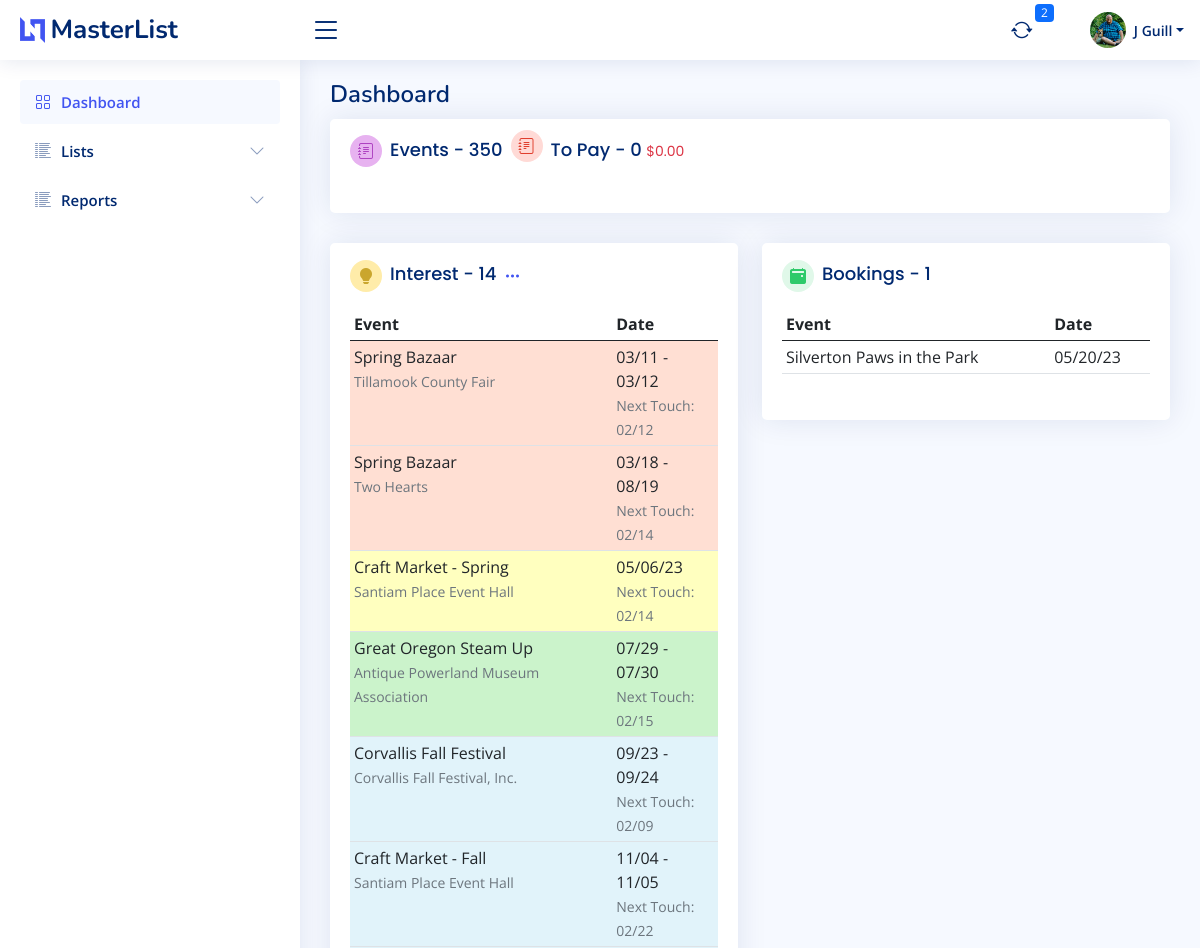
The page /home (signed in, upper part) on the database as committed earlier.
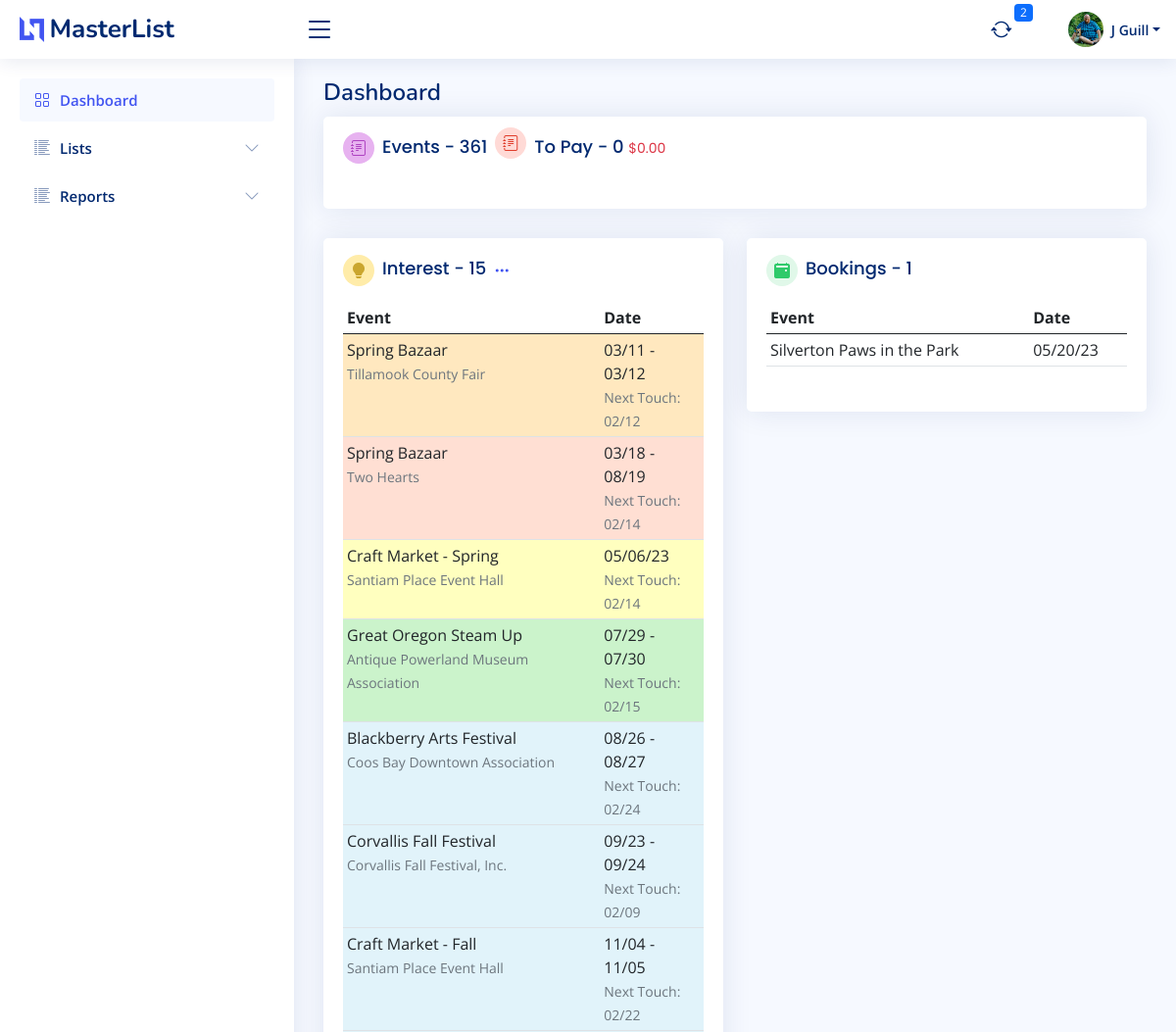
The same page on the database as committed later.
### bazaar/models.py (models this page shows)
class Booking(db.Model):
    id = db.Column(db.Integer, primary_key=True)
    kd_appopen_new = db.Column(db.Date)
    kd_appopen_return = db.Column(db.Date)
    kd_appdeadline_new = db.Column(db.Date)
    kd_appdeadline_return = db.Column(db.Date)
    cl_appsubmission = db.Column(db.Boolean, default=False)
    cl_interested = db.Column(db.Boolean, default=True)
    cl_appapproved = db.Column(db.Boolean, default=False)
    cl_feepaid = db.Column(db.Boolean, default=False)
    cl_electrequest = db.Column(db.Boolean, default=False)
    cl_sendproductpic = db.Column(db.Boolean, default=False)
    cl_sendlogo = db.Column(db.Boolean, default=False)
    cl_sendbio = db.Column(db.Boolean, default=False)
    info_wifipassword = db.Column(db.String(100))
    info_datestart = db.Column(db.Date)
    info_dateend = db.Column(db.Date)
    info_timestart = db.Column(db.Time)
    info_timeend = db.Column(db.Time)
    info_loadindatetime = db.Column(db.DateTime)
    info_loadoutdatetime = db.Column(db.DateTime)
    info_boothfee = db.Column(db.Float, default=0.0)
    info_whatfeeincludes = db.Column(db.Text)
    info_boothlocation = db.Column(db.String(100))
    cl_wifiavailable = db.Column(db.Boolean, default=False)
    cl_foodavailable = db.Column(db.Boolean, default=False)
    info_foodpurchase = db.Column(db.String(100))
    days_remaining = db.Column(db.Integer)
    next_touch = db.Column(db.Date)
    active = db.Column(db.Boolean, default=True)
    date_created = db.Column(db.DateTime(timezone=True), server_default=func.now())
    date_updated = db.Column(db.DateTime(timezone=True), onupdate=func.now())
    eventid = db.Column(db.Integer, db.ForeignKey('master_list.id'))
    notes = db.relationship("Notes", backref=backref("booking_notes", uselist=False))
    event = db.relationship("MasterList", backref=backref("booking_event", uselist=False))

class MasterList(db.Model):
    id = db.Column(db.Integer, primary_key=True)
    event_name = db.Column(db.String(150))
    january = db.Column(db.Boolean, default=False)
    february = db.Column(db.Boolean, default=False)
    march = db.Column(db.Boolean, default=False)
    april = db.Column(db.Boolean, default=False)
    may = db.Column(db.Boolean, default=False)
    june = db.Column(db.Boolean, default=False)
    july = db.Column(db.Boolean, default=False)
    august = db.Column(db.Boolean, default=False)
    september = db.Column(db.Boolean, default=False)
    october = db.Column(db.Boolean, default=False)
    november = db.Column(db.Boolean, default=False)
    december = db.Column(db.Boolean, default=False)
    first = db.Column(db.Boolean, default=True)
    second = db.Column(db.Boolean, default=True)
    third = db.Column(db.Boolean, default=True)
    fourth = db.Column(db.Boolean, default=True)
    last = db.Column(db.Boolean, default=True)
    friday = db.Column(db.Boolean, default=False)
    saturday = db.Column(db.Boolean, default=False)
    sunday = db.Column(db.Boolean, default=False)
    monday = db.Column(db.Boolean, default=False)
    tuesday = db.Column(db.Boolean, default=False)
    wednesday = db.Column(db.Boolean, default=False)
    thursday = db.Column(db.Boolean, default=False)
    updated = db.Column(db.Date)
    imagesrc = db.Column(db.Text)
    attendance = db.Column(db.Integer)
    exibitors = db.Column(db.Integer)
    website = db.Column(db.Text)
    dates_text = db.Column(db.Text)
    type_bazaar = db.Column(db.Boolean, default=False)
    type_holiday = db.Column(db.Boolean, default=False)
    type_art = db.Column(db.Boolean, default=False)
    type_festival = db.Column(db.Boolean, default=False)
    type_flea = db.Column(db.Boolean, default=False)
    type_health = db.Column(db.Boolean, default=False)
    type_market = db.Column(db.Boolean, default=False)
    active = db.Column(db.Boolean, default=True)
    date_created = db.Column(db.DateTime(timezone=True), server_default=func.now())
    date_updated = db.Column(db.DateTime(timezone=True), onupdate=func.now())
    venuefk = db.Column(db.Integer, db.ForeignKey('venue.id'))
    promoterfk = db.Column(db.Integer, db.ForeignKey('promoter.id'))
    venue = db.relationship("Venue", backref=backref("venue", uselist=False))
    promoter = db.relationship("Promoter", backref=backref("promoter", uselist=False))
    notes = db.relationship("Notes", backref=backref("notes", uselist=False))

class Promoter(db.Model):
    id = db.Column(db.Integer, primary_key=True)
    name = db.Column(db.String(255))
    address = db.Column(db.String(255))
    city = db.Column(db.String(100))
    state = db.Column(db.String(50))
    zipcode = db.Column(db.String(20))
    phone = db.Column(db.String(20))
    website = db.Column(db.String(255))
    date_created = db.Column(db.DateTime(timezone=True), server_default=func.now())
    date_updated = db.Column(db.DateTime(timezone=True), onupdate=func.now())
    people = db.relationship("People", backref=backref("promoter_people", uselist=False))

### bazaar/templates/base/base.py (the view)
@base.route("/")
@base.route("/home")
@login_required
def home():
    countrec = db.session.query(func.count(MasterList.id)).scalar()
    countinterest = db.session.query(func.count(Booking.id)).filter(Booking.active == True).filter(
        and_(Booking.cl_appsubmission == False, Booking.cl_appapproved == False)).scalar()
    interests = db.session.query(Booking).filter(Booking.active == True,
                                                 and_(Booking.cl_appsubmission == False,
                                                      Booking.cl_appapproved == False)).order_by(
        Booking.info_datestart).all()
    countapps = db.session.query(func.count(Booking.id)).filter(Booking.cl_appsubmission == True).filter(and_(
        Booking.cl_appapproved == False, Booking.cl_interested == True)).scalar()
    applications = db.session.query(Booking).filter(Booking.cl_appsubmission == True).filter(and_(
        Booking.cl_appapproved == False, Booking.cl_interested == True)).all()
    countbookings = db.session.query(func.count(Booking.id)).filter(Booking.cl_appapproved == True).scalar()
    bookings = db.session.query(Booking).filter(Booking.cl_interested == True).filter(
        and_(Booking.cl_appsubmission == True, Booking.cl_appapproved == True)).all()
    countpay = db.session.query(func.count(Booking.id)).filter(Booking.cl_appapproved == True).filter(
        Booking.cl_feepaid == False).scalar()
    amountpay = db.session.query(func.sum(Booking.info_boothfee)).filter(Booking.cl_appapproved == True).filter(
        Booking.cl_feepaid == False).scalar()
    content = {"user": User,
               "countrec": countrec,
               "countinterest": countinterest,
               "interests": interests,
               "countapps": countapps,
               "applications": applications,
               "countbookings": countbookings,
               "bookings": bookings,
               "amountpay": amountpay,
               "countpay": countpay
               }
    return render_template("base/dashboard.html", **content)

### bazaar/models.py (called while the page is built)
    def fullname(self):
        return self.firstname + " " + self.lastname

    def firstinit_lastname(self):
        return self.firstname[:1] + " " + self.lastname

### bazaar/templates/base/base.py (called while the page is built)
@base.app_context_processor
def zipcode_qty_check():
    zipcode_count = db.session.query(func.count(USZip.id)).scalar()
    checking = zipcode_count == 0
    return dict(zipcode_count_check=checking)

@base.app_template_filter()
def format_date(item, fmt="%m/%d/%Y"):
    return item.strftime(fmt)

@base.app_context_processor
def notification_count():
    days_from_now = datetime.now() + timedelta(days=1)
    notcount = db.session.query(func.count(Booking.id)).filter(
        Booking.active == True,
        Booking.next_touch <= days_from_now
    ).scalar()
    if notcount == 0:
        return dict(notification_count=None)
    else:
        return dict(notification_count=notcount)

@base.app_context_processor
def notifications():
    days_from_now = datetime.now() + timedelta(days=1)
    nots = db.session.query(Booking).filter(
        Booking.active == True,
        Booking.next_touch <= days_from_now
    ).order_by(Booking.next_touch).all()
    return dict(notifications=nots)

### bazaar/templates/base/dashboard.html (shortened to what the changed rows need)
{% extends "base/base.html" %}
{% block page_title %}
    Dashboard
{% endblock page_title %}
{% block main_content %}
    <section class="section dashboard">
        <div class="row">
            <div class="col">
                <div class="card">
                    <div class="card-body">
                        <div class="d-flex align-items-center info-card events-card">
                            <div class="card-icon rounded-circle d-flex align-items-center justify-content-center">
                                <i class="bi bi-journal-text"></i>
                            </div>
                            <h5 class="card-title px-2">Events - {{ countrec }}</h5>
                            <div class="d-flex align-items-center info-card topay-card">
                                <div class="card-icon rounded-circle d-flex align-items-center justify-content-center">
                                </div>
                            </div>
                            <h5 class="card-title px-2">To Pay - {{ countpay }}
                                <span class="small text-danger"></span></h5>
                        </div>
                    </div>
                </div>
            </div>
        </div>
        <div class="row">
            <div class="col-lg-6 col-sm-12">
                <div class="card info-card interest-card">
                    <div class="card-body">
                        <div class="d-flex align-items-center">
                            <div class="card-icon rounded-circle d-flex align-items-center justify-content-center">
                                <i class="bi bi-lightbulb-fill"></i>
                            </div>
                            <h5 class="card-title px-2">Interest - {{ countinterest }}</h5>
                            <div>
                                <a class="icon" href="#" data-bs-toggle="dropdown"></a>
                            </div>
                        </div>
                        <table class="table table-hover table-sm">
                            <thead>
                            <tr>
                                <th>Event</th>
                                <th>Date</th>
                            </tr>
                            </thead>
                            <tbody>
                            {% for interest in interests %}
                                <tr onclick="location.href='{{ url_for('booking.home', id=interest.eventid) }}'"
                                        {% if interest.days_remaining <= 7 %}
                                    style="background-color:rgba(139, 0, 0, 0.25)"
                                        {% elif interest.days_remaining <= 14 and interest.days_remaining > 7 %}
                                    style="background-color:rgba(255, 0, 0, .25)"
                                        {% elif interest.days_remaining <= 30 and interest.days_remaining > 14 %}
                                    style="background-color:rgba(255, 165, 0, .25)"
                                        {% elif interest.days_remaining <= 60 and interest.days_remaining > 30 %}
                                    style="background-color:rgba(255, 127, 80, .25)"
                                        {% elif interest.days_remaining <= 90 and interest.days_remaining > 60 %}
                                    style="background-color:rgba(255, 255, 0, .25)"
                                        {% elif interest.days_remaining <= 180 and interest.days_remaining > 90 %}
                                    style="background-color:rgba(50, 205, 50, .25)"
                                        {% elif interest.days_remaining > 180 %}
                                    style="background-color:rgba(135, 206, 235, .25)"
                                        {% endif %}
                                >
                                    <td>
                                        {{ interest.event.event_name }}<br><span
                                            class="small text-muted">{{ interest.event.promoter.name }}</span>
                                    </td>
                                    <td>
                                        {% if interest.info_datestart != None %}
                                            {% if interest.info_dateend != interest.info_datestart %}
                                                {{ interest.info_datestart|format_date("%m/%d") }} -
                                                {{ interest.info_dateend|format_date("%m/%d") }}
                                            {% else %}
                                                {{ interest.info_datestart|format_date("%m/%d/%y") }}
                                            {% endif %}
                                        {% endif %}<br><span
                                            class="small text-muted">Next Touch: {{ interest.next_touch.strftime("%m/%d") }}</span>
                                    </td>
                                </tr>
                            {% endfor %}
                            </tbody>
                        </table>
                    </div>
                </div>
            </div>
            <div class="col-6">
                <div class="card info-card bookings-card">
                    <div class="card-body">
                        <table class="table table-hover table-sm">
                            <thead>
                            <tr>
                                <th>Event</th>
                                <th>Date</th>
                            </tr>
                            </thead>
                            <tbody>
                            {% for booking in bookings %}
                                <tr onclick="location.href='{{ url_for('booking.home', id=booking.eventid) }}'"
                                    {% if booking.cl_interested == True and booking.cl_appsubmission == False %}style="background-color: skyblue"{% endif %}>
                                    <td>
                                        {{ booking.event.event_name }}</td>
                                    <td>
                                        {% if booking.info_dateend != booking.info_datestart %}
                                            {{ booking.info_datestart|format_date("%m/%d") }} -
                                            {{ booking.info_dateend|format_date("%m/%d") }}
                                        {% else %}
                                            {{ booking.info_datestart|format_date("%m/%d/%y") }}
                                        {% endif %}
                                    </td>
                                </tr>
                            {% endfor %}
                            </tbody>
                        </table>
                    </div>
                </div>
            </div>
        </div>
    </section>
{% endblock main_content %}

Rows that differ between the two databases and show on the page:
changed Booking "Tillamook County Fair": days_remaining 31 → 30 (drawn)
added Booking: event.event_name "Blackberry Arts Festival", event.promoter.name "Coos Bay Downtown Association", info_datestart "08/26", info_dateend "08/27", next_touch "02/24", shown under "Interest - 15"
Other text that changed with them:
{{ countrec }}: "350" → "361"
{{ countinterest }}: "14" → "15"
